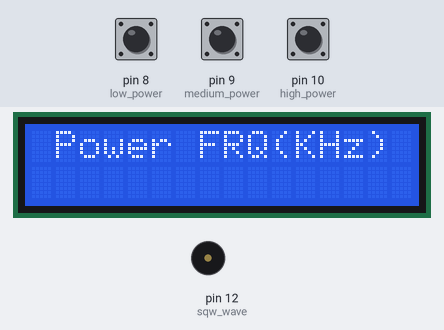
A sketch run on a simulated Arduino Nano, built with avr-gcc and run on an emulated ATmega328P. Parts: 16×2 character LCD, buzzer (waves = sounding). The inputs (shaded band) are chosen by the test bench; at power-on: pin 8 (low_power) HIGH, pin 9 (medium_power) HIGH, pin 10 (high_power) HIGH.

Above: at 1.2 s.
1.3 s: pin 8 (low_power) pulled LOW for 0.15 s
At 2.2 s:
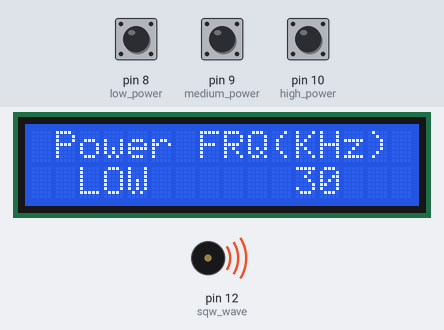
2.9 s: pin 9 (medium_power) pulled LOW for 0.15 s
At 3.5 s:
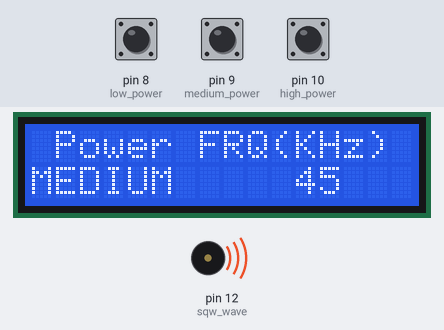
4.5 s: pin 10 (high_power) pulled LOW for 0.15 s
At 5.7 s:
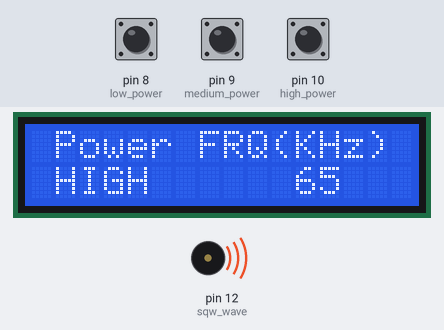
6.1 s: pin 8 (low_power) pulled LOW for 1 s
At 7.1 s:
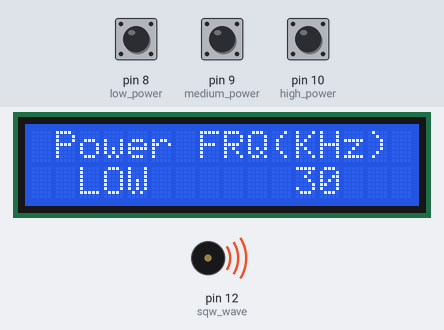
8.6 s: pin 9 (medium_power) pulled LOW for 1 s
At 9.0 s:
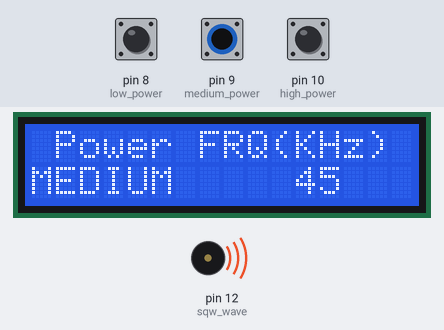
Timing chart, 0 to 11.6 s (numbered marks = the images above; inputs shaded):
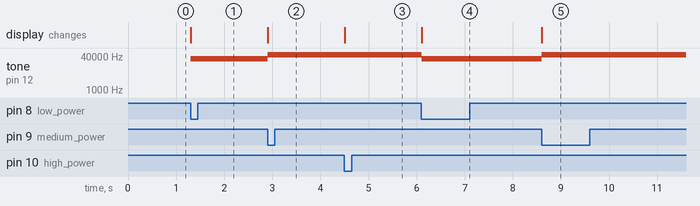

Measured:
- after the input at 1.3 s, tone on pin 12 (sqw_wave): silent → 30000 Hz at once; the display: changes at once (image 1)
- after the input at 2.9 s, tone on pin 12 (sqw_wave): 30000 Hz → 45000 Hz at once; the display: changes at once (image 2)
- after the input at 4.5 s, the display: changes at once (image 3)
- after the input at 6.1 s, tone on pin 12 (sqw_wave): 45000 Hz → 30000 Hz at once; the display: changes at once (image 4)
- after the input at 8.6 s, tone on pin 12 (sqw_wave): 30000 Hz → 45000 Hz at once; the display: changes at once (image 5)

The sketch:

Incuction_Cooker.ino
```cpp
#include <Timer.h>

#include <LiquidCrystal.h>

LiquidCrystal lcd(2, 3, 4, 5, 6, 7);

const uint8_t low_power  = 8;
const uint8_t medium_power  = 9;
const uint8_t high_power  = 10;
const uint8_t sqw_wave  = 12;

bool low = false;
bool medium = false;
bool high = false;


void setup() {
  pinMode(low_power,INPUT_PULLUP);
  pinMode(medium_power,INPUT_PULLUP);
  pinMode(high_power,INPUT_PULLUP);
  pinMode(sqw_wave, OUTPUT);
  lcd.begin(16, 2);
  lcd.clear();
  lcd.print(" Power FRQ(KHz)");
}

void loop()
{
if(!digitalRead(low_power))
  {
    low = true;
    medium = false;
    high = false;
  }
  if (!digitalRead(medium_power))
  {
    low = false;
    medium = true;
    high = false;
  }
  if (!digitalRead(high_power))
  {
    low = false;
    medium = false;
    high = true;
  }


  if(low)
  {
	  tone(sqw_wave, 30000);
	  lcd.setCursor(0, 1);
	  lcd.print("  LOW      30");
  }
  if (medium)
  {
	  tone(sqw_wave, 45000);
	  lcd.setCursor(0, 1);
	  lcd.print("MEDIUM     45");
  }
  if (high)
  {
	  tone(sqw_wave, 45000);
	  lcd.setCursor(0, 1);
	  lcd.print(" HIGH      65");
  }
}
```
